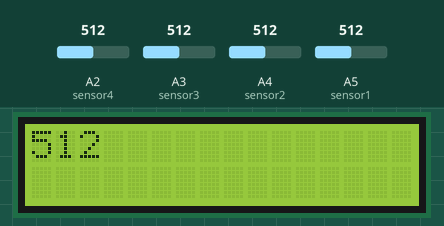
Recording of a sketch running on a simulated Arduino Uno, built with avr-gcc and run on an emulated ATmega328P. Shown: 16×2 character LCD. Inputs (shaded band) come from the test bench; at power-on: A2 (sensor4) = 512, A3 (sensor3) = 512, A4 (sensor2) = 512, A5 (sensor1) = 512. What the sketch prints to the serial monitor is not drawn.

Above: at 1.2 s.
1.3 s: A2 (sensor4) set to 716
At 1.79 s:
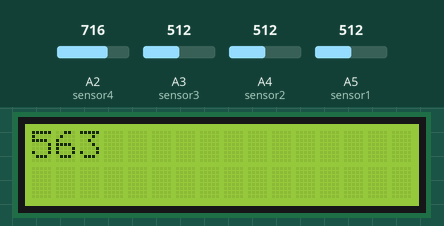
3.1 s: A3 (sensor3) set to 716
At 3.67 s:
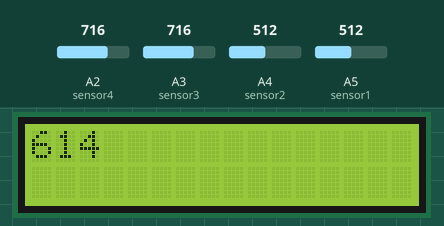
5.0 s: A4 (sensor2) set to 716
At 5.56 s:
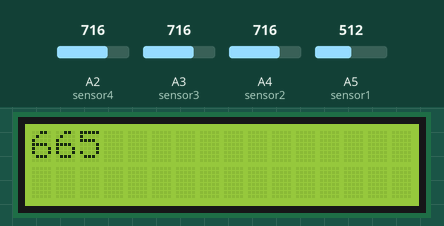
6.9 s: A5 (sensor1) set to 716
At 7.45 s:
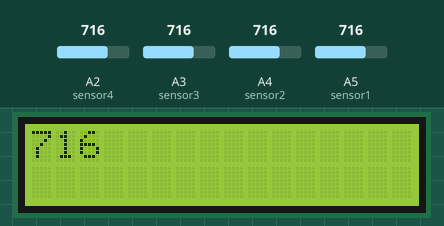
8.8 s: A2 (sensor4) set to 992
At 9.33 s:
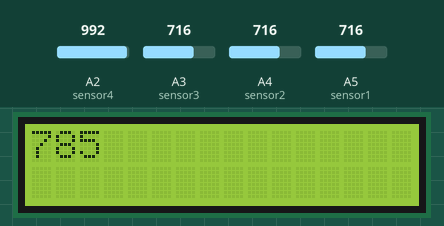
10.7 s: A3 (sensor3) set to 992
At 11.22 s:
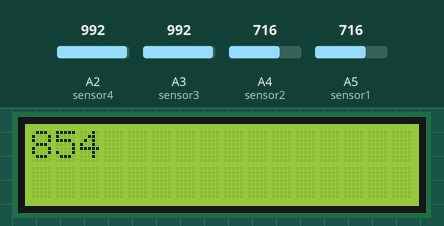

Measured:
- after the input at 1.3 s, the display: first differs from a run without the input after 0.39 s (image 1)
- after the input at 3.1 s, the display: first differs from a run without the input after 0.48 s (image 2)
- after the input at 5.0 s, the display: first differs from a run without the input after 0.46 s (image 3)
- after the input at 6.9 s, the display: first differs from a run without the input after 0.45 s (image 4)
- after the input at 8.8 s, the display: first differs from a run without the input after 0.44 s (image 5)
- after the input at 10.7 s, the display: first differs from a run without the input after 0.42 s (image 6)

The sketch:

embedded_weighing_machine1.ino
```cpp
#include <Adafruit_LiquidCrystal.h>
Adafruit_LiquidCrystal lcd_1(7, 8, 9, 10, 11, 12);

// Sensors Location
int sensor1=A5;
int sensor2=A4;
int sensor3=A3;
int sensor4=A2;

// Weight
int weightsensor1=0;
int weightsensor2=0;
int weightsensor3=0;
int weightsensor4=0;
void setup () {
    Serial.begin(9600); // leave this here

  	lcd_1.begin(16, 2);
  	lcd_1.print("Hello World!");
}

void loop () {
  weightsensor1=analogRead(sensor1);
  weightsensor2=analogRead(sensor2);
  weightsensor3=analogRead(sensor3);
  weightsensor4=analogRead(sensor4);
  delay(200);
  lcd_1.clear();
  lcd_1.begin(16, 2);
  lcd_1.print(medium(weightsensor1, weightsensor2, weightsensor3, weightsensor4));
}


int medium(int w1, int w2, int w3, int w4) {
  Serial.println((w1+w2+w3+w4)/4);
  return (w1+w2+w3+w4)/4;
}
```
